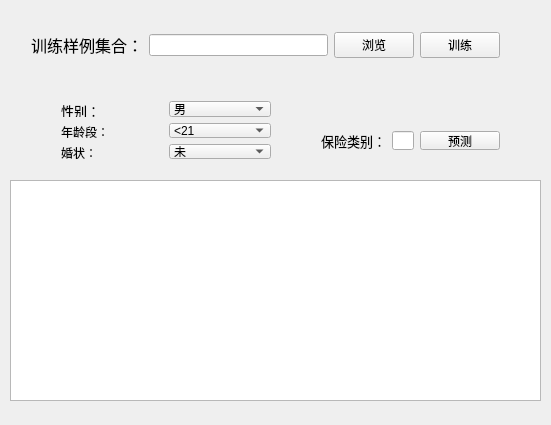
<?xml version="1.0" encoding="UTF-8"?>
<ui version="4.0">
 <class>Widget</class>
 <widget class="QWidget" name="Widget">
  <property name="geometry">
   <rect>
    <x>0</x>
    <y>0</y>
    <width>551</width>
    <height>425</height>
   </rect>
  </property>
  <property name="windowTitle">
   <string>Widget</string>
  </property>
  <widget class="QWidget" name="layoutWidget">
   <property name="geometry">
    <rect>
     <x>20</x>
     <y>20</y>
     <width>491</width>
     <height>51</height>
    </rect>
   </property>
   <layout class="QHBoxLayout" name="horizontalLayout">
    <item>
     <widget class="QLabel" name="label">
      <property name="text">
       <string>&lt;html&gt;&lt;head/&gt;&lt;body&gt;&lt;p&gt;&lt;span style=&quot; font-size:12pt;&quot;&gt;训练样例集合：&lt;/span&gt;&lt;/p&gt;&lt;/body&gt;&lt;/html&gt;</string>
      </property>
     </widget>
    </item>
    <item>
     <widget class="QLineEdit" name="lineEdit"/>
    </item>
    <item>
     <widget class="QPushButton" name="pushButton">
      <property name="text">
       <string>浏览</string>
      </property>
     </widget>
    </item>
    <item>
     <widget class="QPushButton" name="pushButton_3">
      <property name="text">
       <string>训练</string>
      </property>
     </widget>
    </item>
   </layout>
  </widget>
  <widget class="QWidget" name="layoutWidget">
   <property name="geometry">
    <rect>
     <x>50</x>
     <y>90</y>
     <width>232</width>
     <height>80</height>
    </rect>
   </property>
   <layout class="QVBoxLayout" name="verticalLayout">
    <item>
     <layout class="QHBoxLayout" name="horizontalLayout_2">
      <item>
       <widget class="QLabel" name="label_2">
        <property name="text">
         <string>&lt;html&gt;&lt;head/&gt;&lt;body&gt;&lt;p&gt;&lt;span style=&quot; font-size:10pt;&quot;&gt;性别：&lt;/span&gt;&lt;/p&gt;&lt;/body&gt;&lt;/html&gt;</string>
        </property>
       </widget>
      </item>
      <item>
       <widget class="QComboBox" name="comboBox">
        <item>
         <property name="text">
          <string>男</string>
         </property>
        </item>
        <item>
         <property name="text">
          <string>女</string>
         </property>
        </item>
       </widget>
      </item>
     </layout>
    </item>
    <item>
     <layout class="QHBoxLayout" name="horizontalLayout_3">
      <item>
       <widget class="QLabel" name="label_3">
        <property name="text">
         <string>&lt;html&gt;&lt;head/&gt;&lt;body&gt;&lt;p&gt;年龄段：&lt;/p&gt;&lt;/body&gt;&lt;/html&gt;</string>
        </property>
       </widget>
      </item>
      <item>
       <widget class="QComboBox" name="comboBox_2">
        <item>
         <property name="text">
          <string>&lt;21</string>
         </property>
        </item>
        <item>
         <property name="text">
          <string>≥21且≤25</string>
         </property>
        </item>
        <item>
         <property name="text">
          <string>&gt;25</string>
         </property>
        </item>
       </widget>
      </item>
     </layout>
    </item>
    <item>
     <layout class="QHBoxLayout" name="horizontalLayout_4">
      <item>
       <widget class="QLabel" name="label_4">
        <property name="text">
         <string>&lt;html&gt;&lt;head/&gt;&lt;body&gt;&lt;p&gt;婚状：&lt;/p&gt;&lt;/body&gt;&lt;/html&gt;</string>
        </property>
       </widget>
      </item>
      <item>
       <widget class="QComboBox" name="comboBox_3">
        <item>
         <property name="text">
          <string>未</string>
         </property>
        </item>
        <item>
         <property name="text">
          <string>已</string>
         </property>
        </item>
       </widget>
      </item>
     </layout>
    </item>
   </layout>
  </widget>
  <widget class="QWidget" name="layoutWidget">
   <property name="geometry">
    <rect>
     <x>310</x>
     <y>120</y>
     <width>201</width>
     <height>41</height>
    </rect>
   </property>
   <layout class="QHBoxLayout" name="horizontalLayout_5">
    <item>
     <widget class="QLabel" name="label_5">
      <property name="text">
       <string>&lt;html&gt;&lt;head/&gt;&lt;body&gt;&lt;p&gt;&lt;span style=&quot; font-size:10pt;&quot;&gt;保险类别：&lt;/span&gt;&lt;/p&gt;&lt;/body&gt;&lt;/html&gt;</string>
      </property>
     </widget>
    </item>
    <item>
     <widget class="QLineEdit" name="lineEdit_2"/>
    </item>
    <item>
     <widget class="QPushButton" name="pushButton_2">
      <property name="text">
       <string>预测</string>
      </property>
     </widget>
    </item>
   </layout>
  </widget>
  <widget class="QTextBrowser" name="textBrowser">
   <property name="geometry">
    <rect>
     <x>10</x>
     <y>180</y>
     <width>531</width>
     <height>221</height>
    </rect>
   </property>
  </widget>
 </widget>
 <layoutdefault spacing="6" margin="11"/>
 <resources/>
 <connections/>
</ui>
